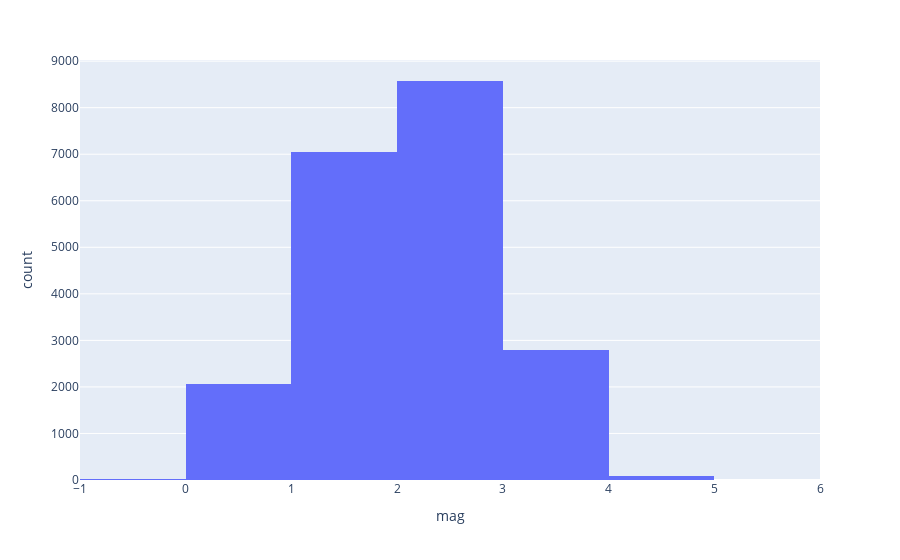

Write notebook code for a chart like this one.
### Code cell
fig = px.histogram(eq_df, x="mag", nbins=10)
fig.show()

### Figure 1 — Plotly figure (JSON) as saved in the notebook; plotly's stock layout.template omitted (floating-point values rounded to 4 significant figures; data arrays with more than 128 entries replaced by an {"elided": "..."} marker saying what was removed)
{"data": [{"alignmentgroup": "True", "bingroup": "x", "hovertemplate": "mag=%{x}<br>count=%{y}<extra></extra>", "legendgroup": "", "marker": {"color": "#636efa", "pattern": {"shape": ""}}, "name": "", "nbinsx": 10, "offsetgroup": "", "orientation": "v", "showlegend": false, "type": "histogram", "x": {"elided": "20624 float values"}, "xaxis": "x", "yaxis": "y"}], "layout": {"barmode": "relative", "legend": {"tracegroupgap": 0}, "margin": {"t": 60}, "xaxis": {"anchor": "y", "domain": [0, 1], "title": {"text": "mag"}}, "yaxis": {"anchor": "x", "domain": [0, 1], "title": {"text": "count"}}}}
